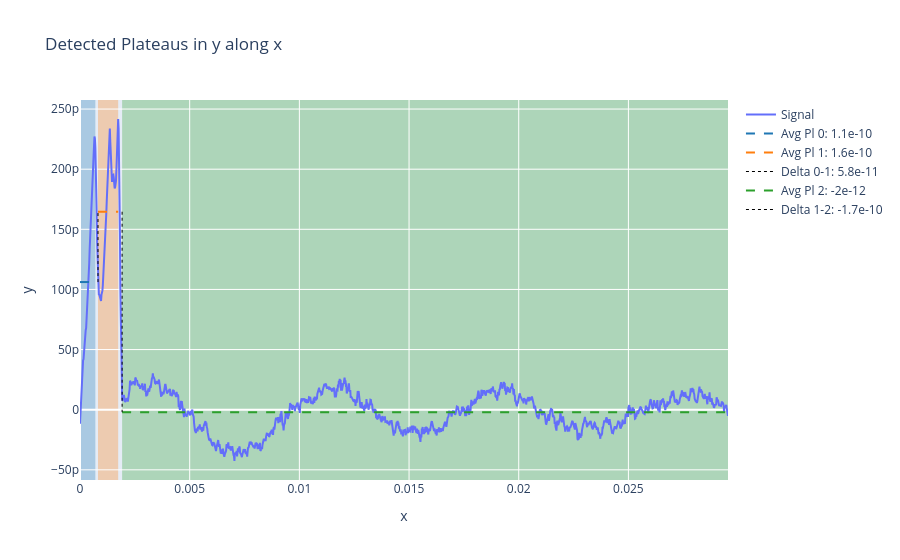

Notebook cell for this chart:
### Markdown cell above
## run plateau analysis

### Code cell
# Find plateaus after the contact point and do a double savitszky-golay smoothing
defl_savitz = savitz_defl[index_first_positive:]
displacement = ret_corrected_displacement[index_first_positive:]

# Usage with real data
params = {## time
    'sav_window_length': 24,
    'sav_polyorder': 11,

    'pl_threshold_old': 0.3e-6,
    'pl_threshold': 0.1e-2 ,
    'pl_min_width': 1,
    'last_num_plateaus': 7,  # Number of plateaus to ignore at the end
}



rel_time = np.arange(len(displacement)) * relative_SR_ret  # Assuming a constant time step

# For relative time, you modified find plateaus to get the relative SR of Retract, which is the 2nd index
plateaus, df_plat = find_plateaus(displacement, defl_savitz, params, dt= relative_SR_ret)
# plateaus, df_plat = find_plateaus(defl_savitz, params, dt=1)
# print(f'rel_sr_ret: {relative_SR_ret}')

### Figure 1 — Plotly figure (JSON) as saved in the notebook; plotly's stock layout.template omitted (floating-point values rounded to 4 significant figures; data arrays with more than 128 entries replaced by an {"elided": "..."} marker saying what was removed)
{"data": [{"mode": "lines", "name": "Signal", "type": "scatter", "x": {"elided": "1478 float values"}, "y": {"elided": "1478 float values"}}, {"line": {"color": "rgba(31,119,180,1.0)", "dash": "dash", "width": 2}, "mode": "lines", "name": "Avg Pl 0: 1.1e-10", "type": "scatter", "x": [0, 0.0007], "y": [1.061e-10, 1.061e-10]}, {"line": {"color": "rgba(255,127,14,1.0)", "dash": "dash", "width": 2}, "mode": "lines", "name": "Avg Pl 1: 1.6e-10", "type": "scatter", "x": [0.00082, 0.00174], "y": [1.646e-10, 1.646e-10]}, {"line": {"color": "black", "dash": "dot", "width": 1}, "mode": "lines", "name": "Delta 0-1: 5.8e-11", "type": "scatter", "x": [0.00082, 0.00082], "y": [1.061e-10, 1.646e-10]}, {"line": {"color": "rgba(44,160,44,1.0)", "dash": "dash", "width": 2}, "mode": "lines", "name": "Avg Pl 2: -2e-12", "type": "scatter", "x": [0.00192, 0.02954], "y": [-2.03e-12, -2.03e-12]}, {"line": {"color": "black", "dash": "dot", "width": 1}, "mode": "lines", "name": "Delta 1-2: -1.7e-10", "type": "scatter", "x": [0.00192, 0.00192], "y": [1.646e-10, -2.03e-12]}], "layout": {"shapes": [{"fillcolor": "rgba(31,119,180,0.3)", "layer": "below", "line": {"width": 0}, "type": "rect", "x0": 0, "x1": 0.0007, "xref": "x", "y0": 0, "y1": 1, "yref": "paper"}, {"fillcolor": "rgba(255,127,14,0.3)", "layer": "below", "line": {"width": 0}, "type": "rect", "x0": 0.00082, "x1": 0.00174, "xref": "x", "y0": 0, "y1": 1, "yref": "paper"}, {"fillcolor": "rgba(44,160,44,0.3)", "layer": "below", "line": {"width": 0}, "type": "rect", "x0": 0.00192, "x1": 0.02954, "xref": "x", "y0": 0, "y1": 1, "yref": "paper"}], "showlegend": true, "title": {"text": "Detected Plateaus in y along x"}, "xaxis": {"title": {"text": "x"}}, "yaxis": {"title": {"text": "y"}}}}
